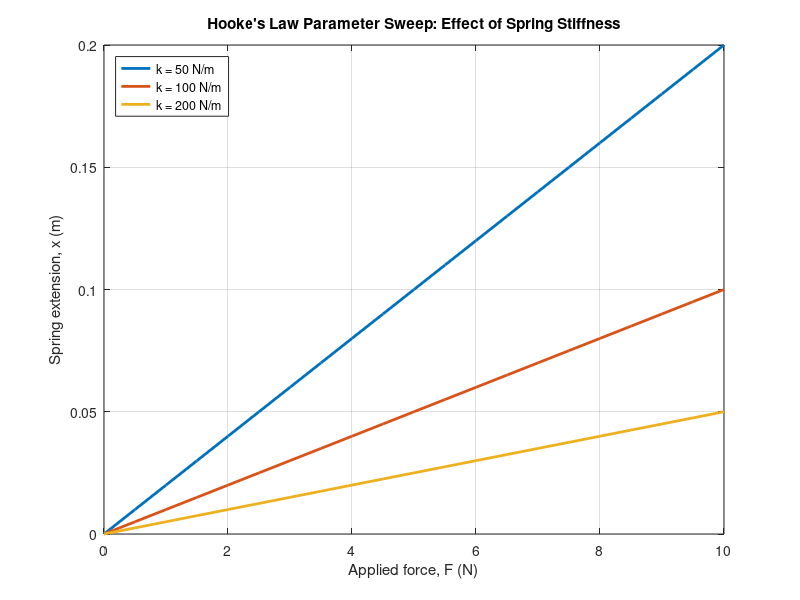

MATLAB code for this plot:
F_N = 0:0.5:10;
k_Npm = [50 100 200];
extension_m = zeros(length(k_Npm),length(F_N));
for case_id = 1:length(k_Npm)
    extension_m(case_id,:) = F_N./k_Npm(case_id);
end
plot(F_N,extension_m.','LineWidth',2)
grid on
xlabel('Applied force, F (N)')
ylabel('Spring extension, x (m)')
title('Hooke''s Law Parameter Sweep: Effect of Spring Stiffness')
legend('k = 50 N/m','k = 100 N/m','k = 200 N/m','Location','northwest')
script_dir = fileparts(mfilename('fullpath'));
exportgraphics(gca,fullfile(script_dir,'assets','week04_hooke_parameter_sweep.png'),'Resolution',180)
assert(max(abs(extension_m(:,1))) < 1e-12)
